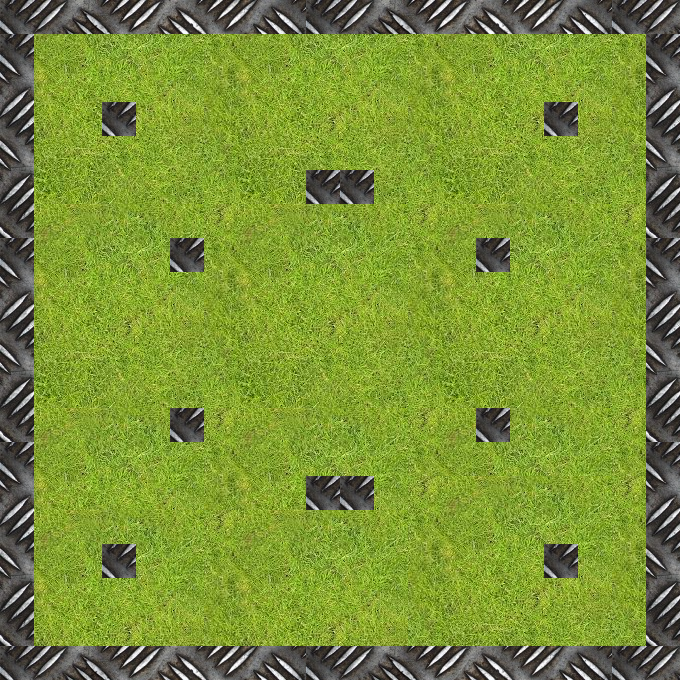

A 2D game scene composited from a Tiled map and its tileset images. What follows is a short description and the map's XML, with each tile layer's data collapsed to a summary:
An orthogonal 20x20 tile map with 34x34 px tiles, 1 tile layer (Tile Layer 1), 2 tilesets.

<map version="1.0" orientation="orthogonal" renderorder="right-down" width="20" height="20" tilewidth="34" tileheight="34" nextobjectid="1">
 <tileset firstgid="1" name="grass" tilewidth="34" tileheight="34">
  <image source="grass.png" width="225" height="225" />
 </tileset>
 <tileset firstgid="37" name="steel" tilewidth="34" tileheight="34">
  <image source="steel.png" width="340" height="256" />
  <tile id="0">
   <properties>
    <property name="blocked" value="true" />
   </properties>
  </tile>
  <tile id="1">
   <properties>
    <property name="blocked" value="true" />
   </properties>
  </tile>
  <tile id="2">
   <properties>
    <property name="blocked" value="true" />
   </properties>
  </tile>
  <tile id="3">
   <properties>
    <property name="blocked" value="true" />
   </properties>
  </tile>
  <tile id="4">
   <properties>
    <property name="blocked" value="true" />
   </properties>
  </tile>
  <tile id="5">
   <properties>
    <property name="blocked" value="true" />
   </properties>
  </tile>
  <tile id="6">
   <properties>
    <property name="blocked" value="true" />
   </properties>
  </tile>
  <tile id="7">
   <properties>
    <property name="blocked" value="true" />
   </properties>
  </tile>
  <tile id="8">
   <properties>
    <property name="blocked" value="true" />
   </properties>
  </tile>
  <tile id="9">
   <properties>
    <property name="blocked" value="true" />
   </properties>
  </tile>
  <tile id="10">
   <properties>
    <property name="blocked" value="true" />
   </properties>
  </tile>
  <tile id="11">
   <properties>
    <property name="blocked" value="true" />
   </properties>
  </tile>
  <tile id="12">
   <properties>
    <property name="blocked" value="true" />
   </properties>
  </tile>
  <tile id="13">
   <properties>
    <property name="blocked" value="true" />
   </properties>
  </tile>
  <tile id="14">
   <properties>
    <property name="blocked" value="true" />
   </properties>
  </tile>
  <tile id="15">
   <properties>
    <property name="blocked" value="true" />
   </properties>
  </tile>
  <tile id="16">
   <properties>
    <property name="blocked" value="true" />
   </properties>
  </tile>
  <tile id="17">
   <properties>
    <property name="blocked" value="true" />
   </properties>
  </tile>
  <tile id="18">
   <properties>
    <property name="blocked" value="true" />
   </properties>
  </tile>
  <tile id="19">
   <properties>
    <property name="blocked" value="true" />
   </properties>
  </tile>
  <tile id="20">
   <properties>
    <property name="blocked" value="true" />
   </properties>
  </tile>
  <tile id="21">
   <properties>
    <property name="blocked" value="true" />
   </properties>
  </tile>
  <tile id="22">
   <properties>
    <property name="blocked" value="true" />
   </properties>
  </tile>
  <tile id="23">
   <properties>
    <property name="blocked" value="true" />
   </properties>
  </tile>
  <tile id="24">
   <properties>
    <property name="blocked" value="true" />
   </properties>
  </tile>
  <tile id="25">
   <properties>
    <property name="blocked" value="true" />
   </properties>
  </tile>
  <tile id="26">
   <properties>
    <property name="blocked" value="true" />
   </properties>
  </tile>
  <tile id="27">
   <properties>
    <property name="blocked" value="true" />
   </properties>
  </tile>
  <tile id="28">
   <properties>
    <property name="blocked" value="true" />
   </properties>
  </tile>
  <tile id="29">
   <properties>
    <property name="blocked" value="true" />
   </properties>
  </tile>
  <tile id="30">
   <properties>
    <property name="blocked" value="true" />
   </properties>
  </tile>
  <tile id="31">
   <properties>
    <property name="blocked" value="true" />
   </properties>
  </tile>
  <tile id="32">
   <properties>
    <property name="blocked" value="true" />
   </properties>
  </tile>
  <tile id="33">
   <properties>
    <property name="blocked" value="true" />
   </properties>
  </tile>
  <tile id="34">
   <properties>
    <property name="blocked" value="true" />
   </properties>
  </tile>
  <tile id="35">
   <properties>
    <property name="blocked" value="true" />
   </properties>
  </tile>
  <tile id="36">
   <properties>
    <property name="blocked" value="true" />
   </properties>
  </tile>
  <tile id="37">
   <properties>
    <property name="blocked" value="true" />
   </properties>
  </tile>
  <tile id="38">
   <properties>
    <property name="blocked" value="true" />
   </properties>
  </tile>
  <tile id="39">
   <properties>
    <property name="blocked" value="true" />
   </properties>
  </tile>
  <tile id="40">
   <properties>
    <property name="blocked" value="true" />
   </properties>
  </tile>
  <tile id="41">
   <properties>
    <property name="blocked" value="true" />
   </properties>
  </tile>
  <tile id="42">
   <properties>
    <property name="blocked" value="true" />
   </properties>
  </tile>
  <tile id="43">
   <properties>
    <property name="blocked" value="true" />
   </properties>
  </tile>
  <tile id="44">
   <properties>
    <property name="blocked" value="true" />
   </properties>
  </tile>
  <tile id="45">
   <properties>
    <property name="blocked" value="true" />
   </properties>
  </tile>
  <tile id="46">
   <properties>
    <property name="blocked" value="true" />
   </properties>
  </tile>
  <tile id="47">
   <properties>
    <property name="blocked" value="true" />
   </properties>
  </tile>
  <tile id="48">
   <properties>
    <property name="blocked" value="true" />
   </properties>
  </tile>
  <tile id="49">
   <properties>
    <property name="blocked" value="true" />
   </properties>
  </tile>
  <tile id="50">
   <properties>
    <property name="blocked" value="true" />
   </properties>
  </tile>
  <tile id="51">
   <properties>
    <property name="blocked" value="true" />
   </properties>
  </tile>
  <tile id="52">
   <properties>
    <property name="blocked" value="true" />
   </properties>
  </tile>
  <tile id="53">
   <properties>
    <property name="blocked" value="true" />
   </properties>
  </tile>
  <tile id="54">
   <properties>
    <property name="blocked" value="true" />
   </properties>
  </tile>
  <tile id="55">
   <properties>
    <property name="blocked" value="true" />
   </properties>
  </tile>
  <tile id="56">
   <properties>
    <property name="blocked" value="true" />
   </properties>
  </tile>
  <tile id="57">
   <properties>
    <property name="blocked" value="true" />
   </properties>
  </tile>
  <tile id="58">
   <properties>
    <property name="blocked" value="true" />
   </properties>
  </tile>
  <tile id="59">
   <properties>
    <property name="blocked" value="true" />
   </properties>
  </tile>
  <tile id="60">
   <properties>
    <property name="blocked" value="true" />
   </properties>
  </tile>
  <tile id="61">
   <properties>
    <property name="blocked" value="true" />
   </properties>
  </tile>
  <tile id="62">
   <properties>
    <property name="blocked" value="true" />
   </properties>
  </tile>
  <tile id="63">
   <properties>
    <property name="blocked" value="true" />
   </properties>
  </tile>
  <tile id="64">
   <properties>
    <property name="blocked" value="true" />
   </properties>
  </tile>
  <tile id="65">
   <properties>
    <property name="blocked" value="true" />
   </properties>
  </tile>
  <tile id="66">
   <properties>
    <property name="blocked" value="true" />
   </properties>
  </tile>
  <tile id="67">
   <properties>
    <property name="blocked" value="true" />
   </properties>
  </tile>
  <tile id="68">
   <properties>
    <property name="blocked" value="true" />
   </properties>
  </tile>
  <tile id="69">
   <properties>
    <property name="blocked" value="true" />
   </properties>
  </tile>
 </tileset>
 <layer name="Tile Layer 1" width="20" height="20">
  <data>[400 cells, 400 non-empty, 50 distinct tile ids]</data>
 </layer>
</map>
